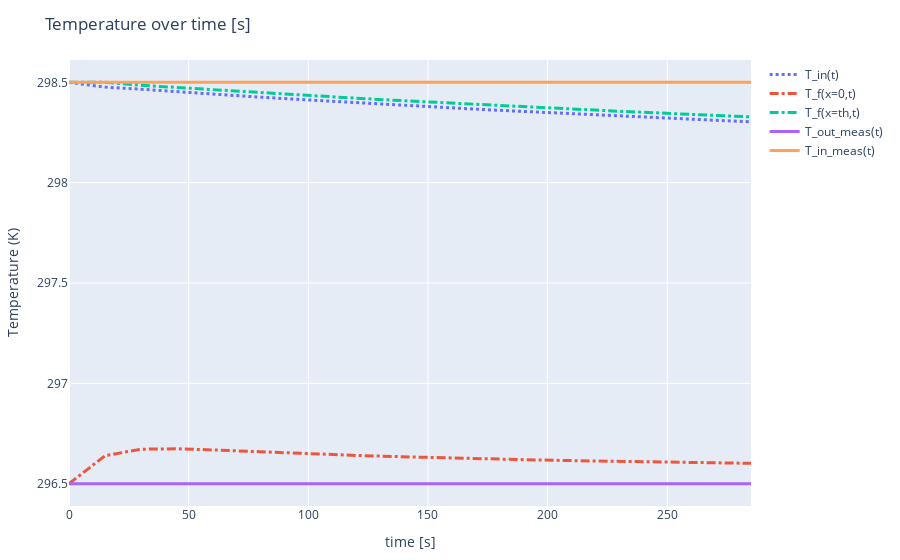

Notebook code cell kept with this figure:
### Code cell
labels = ["T_in(t)","T_f(x=0,t)", "T_f(x=th,t)","T_out_meas(t)","T_in_meas(t)"];
vals = [T_in[1:end-1], T_f[1, 1:end-1],  T_f[end, 1:end-1], T_out_meas[1:end-1], T_in_meas[1:end-1]]
linewidths = [3,3,3, 3,3]
dashtypes = ["dot", "dashdot",  "dashdot", "none", "none"]


traces = [PlotlyJS.scatter(x=vec(time_val),  y=val, mode="lines", name=label, line=attr(width=lw, dash=dt)) for (val,label, lw, dt) in zip(vals, labels, linewidths, dashtypes)];


p3 = PlotlyJS.plot(traces, Layout(;title="Temperature over time [s]", showlegend=true, xaxis_title=" time [s]", yaxis_title="Temperature (K)" ),  config=PlotConfig(scrollZoom=false));
p3

### Figure 1 — Plotly figure (JSON) as saved in the notebook; plotly's stock layout.template omitted (floating-point values rounded to 4 significant figures)
{"data": [{"line": {"dash": "dot", "width": 3}, "mode": "lines", "name": "T_in(t)", "type": "scatter", "x": [0, 15, 30, 45, 60, 75, 90, 105, 120, 135, 150, 165, 180, 195, 210, 225, 240, 255, 270, 285, 300], "y": [298.5, 298.5, 298.5, 298.5, 298.4, 298.4, 298.4, 298.4, 298.4, 298.4, 298.4, 298.4, 298.4, 298.4, 298.3, 298.3, 298.3, 298.3, 298.3, 298.3]}, {"line": {"dash": "dashdot", "width": 3}, "mode": "lines", "name": "T_f(x=0,t)", "type": "scatter", "x": [0, 15, 30, 45, 60, 75, 90, 105, 120, 135, 150, 165, 180, 195, 210, 225, 240, 255, 270, 285, 300], "y": [296.5, 296.6, 296.7, 296.7, 296.7, 296.7, 296.7, 296.6, 296.6, 296.6, 296.6, 296.6, 296.6, 296.6, 296.6, 296.6, 296.6, 296.6, 296.6, 296.6]}, {"line": {"dash": "dashdot", "width": 3}, "mode": "lines", "name": "T_f(x=th,t)", "type": "scatter", "x": [0, 15, 30, 45, 60, 75, 90, 105, 120, 135, 150, 165, 180, 195, 210, 225, 240, 255, 270, 285, 300], "y": [298.5, 298.5, 298.5, 298.5, 298.5, 298.5, 298.4, 298.4, 298.4, 298.4, 298.4, 298.4, 298.4, 298.4, 298.4, 298.4, 298.4, 298.3, 298.3, 298.3]}, {"line": {"dash": "none", "width": 3}, "mode": "lines", "name": "T_out_meas(t)", "type": "scatter", "x": [0, 15, 30, 45, 60, 75, 90, 105, 120, 135, 150, 165, 180, 195, 210, 225, 240, 255, 270, 285, 300], "y": [296.5, 296.5, 296.5, 296.5, 296.5, 296.5, 296.5, 296.5, 296.5, 296.5, 296.5, 296.5, 296.5, 296.5, 296.5, 296.5, 296.5, 296.5, 296.5, 296.5]}, {"line": {"dash": "none", "width": 3}, "mode": "lines", "name": "T_in_meas(t)", "type": "scatter", "x": [0, 15, 30, 45, 60, 75, 90, 105, 120, 135, 150, 165, 180, 195, 210, 225, 240, 255, 270, 285, 300], "y": [298.5, 298.5, 298.5, 298.5, 298.5, 298.5, 298.5, 298.5, 298.5, 298.5, 298.5, 298.5, 298.5, 298.5, 298.5, 298.5, 298.5, 298.5, 298.5, 298.5]}], "layout": {"margin": {"b": 50, "l": 50, "r": 50, "t": 60}, "showlegend": true, "title": "Temperature over time [s]", "xaxis": {"title": {"text": " time [s]"}}, "yaxis": {"title": {"text": "Temperature (K)"}}}}
